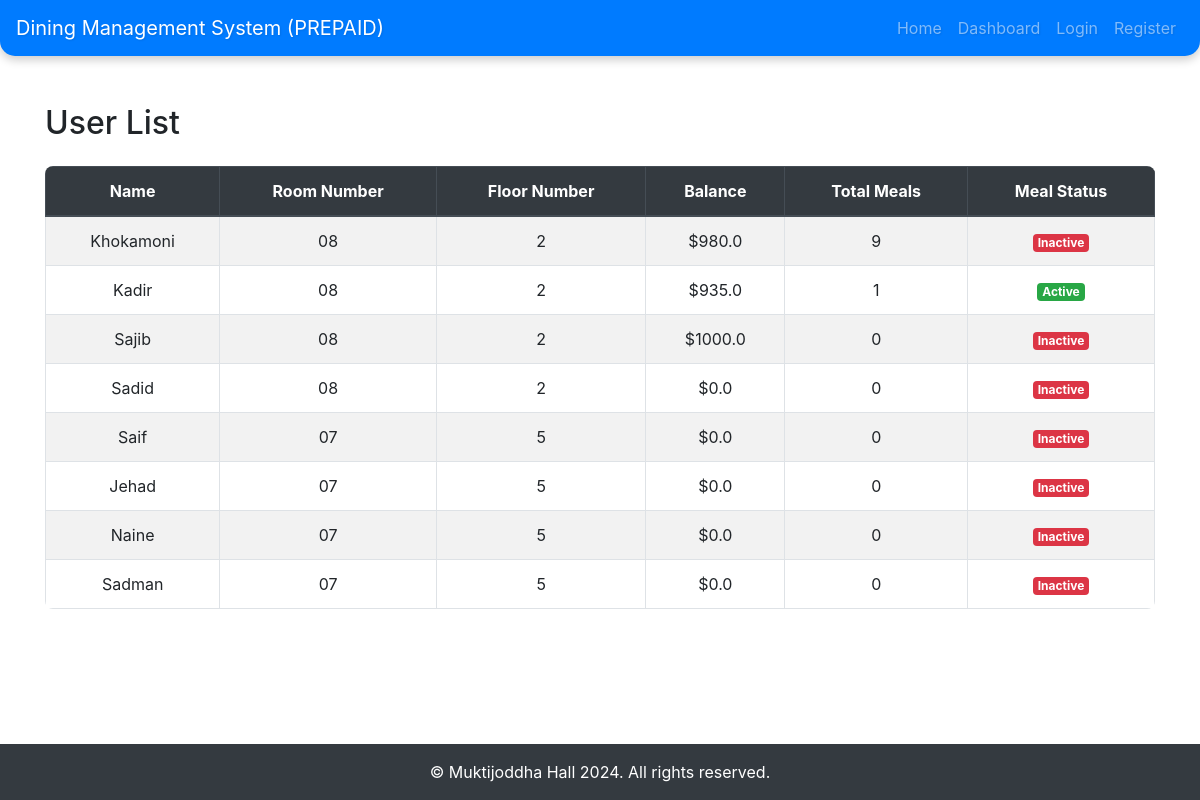
Before: / with the older database file.
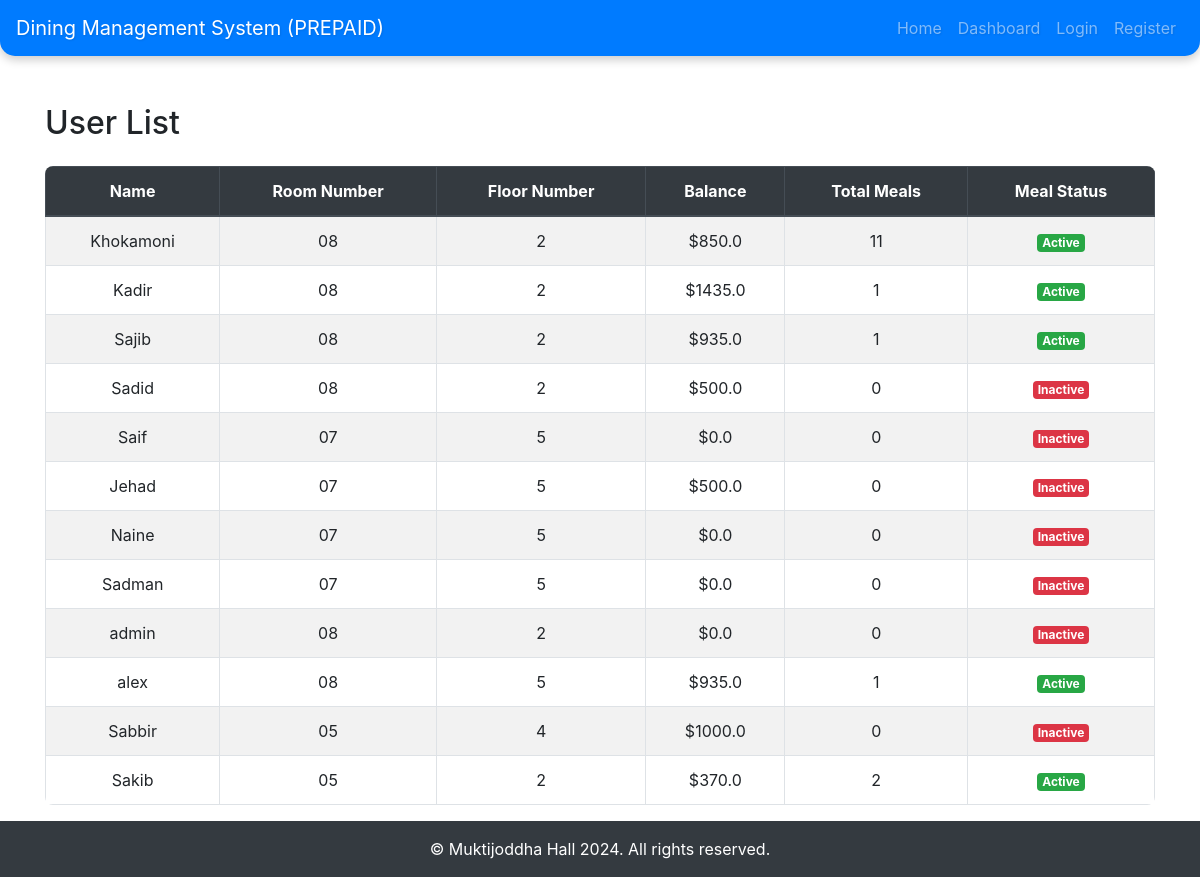
After: the same page with the newer database file.
### models.py (models this page shows, shortened)
class User(UserMixin, db.Model):
    id = db.Column(db.Integer, primary_key=True)
    name = db.Column(db.String(100), nullable=False)
    phone = db.Column(db.String(10), unique=True, nullable=False)
    room_number = db.Column(db.String(5), nullable=False)
    floor_number = db.Column(db.String(2), nullable=False)
    balance = db.Column(db.Float, default=0)
    meal_status = db.Column(db.Boolean, default=False)
    total_meals = db.Column(db.Integer, default=0)
    password = db.Column(db.String(150), nullable=False)
    is_admin = db.Column(db.Boolean, default=False)
    is_dining_manager = db.Column(db.Boolean, default=False)

### app.py (the view)
@app.route('/')
def index():
    users = User.query.all()
    return render_template('index.html', users=users)

### templates/index.html
{% extends 'base.html' %}
{% block content %}
<div class="container mt-5">
    <h2 class="mb-4">User List</h2>
    <div class="table-responsive">
        <table class="table table-striped table-bordered">
            <thead class="thead-dark">
                <tr>
                    <th>Name</th>
                    <th>Room Number</th>
                    <th>Floor Number</th>
                    <th>Balance</th>
                    <th>Total Meals</th>
                    <th>Meal Status</th>
                </tr>
            </thead>
            <tbody>
                {% for user in users %}
                <tr>
                    <td>{{ user.name }}</td>
                    <td>{{ user.room_number }}</td>
                    <td>{{ user.floor_number }}</td>
                    <td>${{ user.balance }}</td>
                    <td>{{ user.total_meals }}</td>
                    <td>
                        <span class="badge badge-{{ 'success' if user.meal_status else 'danger' }}">
                            {{ 'Active' if user.meal_status else 'Inactive' }}
                        </span>
                    </td>
                </tr>
                {% endfor %}
            </tbody>
        </table>
    </div>
</div>
{% endblock %}

### templates/base.html (shortened to what this page needs)
<!DOCTYPE html>
<html lang="en">
<head>
    <link href="{{ url_for('static', filename='styles.css') }}" rel="stylesheet">
    <link href="https://maxcdn.bootstrapcdn.com/bootstrap/4.5.2/css/bootstrap.min.css" rel="stylesheet">
</head>
<body>
    <header>
        <nav class="navbar navbar-expand-lg navbar-dark bg-primary">
            <a class="navbar-brand" href="{{ url_for('index') }}">Dining Management System (PREPAID)</a>
            <div class="collapse navbar-collapse" id="navbarNav">
                <ul class="navbar-nav ml-auto">
                    <li class="nav-item">
                        <a class="nav-link" href="{{ url_for('index') }}">Home</a>
                    </li>
                    <li class="nav-item">
                        <a class="nav-link" href="{{ url_for('dashboard') }}">Dashboard</a>
                    </li>
                    {% if current_user.is_authenticated %}
                        {% if current_user.is_admin or current_user.is_dining_manager %}
                            <li class="nav-item">
                                <a class="nav-link" href="{{ url_for('admin_recharge') }}">Recharge</a>
                            </li>
                        {% endif %}
                        {% if current_user.is_admin %}
                            <li class="nav-item">
                                <a class="nav-link" href="{{ url_for('select_dining_manager') }}">Select Dining Manager</a>
                            </li>
                        {% endif %}
                        <li class="nav-item">
                            <a class="nav-link" href="{{ url_for('logout') }}">Logout</a>
                        </li>
                    {% else %}
                        <li class="nav-item">
                            <a class="nav-link" href="{{ url_for('login') }}">Login</a>
                        </li>
                        <li class="nav-item">
                            <a class="nav-link" href="{{ url_for('register') }}">Register</a>
                        </li>
                    {% endif %}
                </ul>
            </div>
        </nav>
    </header>
    <main>
        {% block content %}{% endblock %}
    </main>
    <footer class="bg-dark text-white text-center py-3 mt-auto">
        <div class="container">
            <p class="mb-0">&copy; Muktijoddha Hall 2024. All rights reserved.</p>
        </div>
    </footer>
</body>
</html>

### static/styles.css (style rules this page uses)
.navbar { border-radius: 0 0 15px 15px; box-shadow: 0 4px 10px rgba(0, 0, 0, 0.2); padding: 10px 20px; }
.navbar-brand, .nav-link { text-shadow: 1px 1px 2px rgba(0, 0, 0, 0.1); }
.navbar-nav .nav-link { border-radius: 10px; transition: background-color 0.3s, box-shadow 0.3s; }
body { font-family: Arial, sans-serif; display: flex; flex-direction: column; min-height: 100vh; }
.container { max-width: 1200px; margin: auto; }
.table { border-radius: 0.5rem; overflow: hidden; }
.table thead th { background-color: #343a40; color: #fff; text-align: center; }
.table tbody tr:nth-child(odd) { background-color: #f8f9fa; }
.table td, .table th { text-align: center; vertical-align: middle; }
.table .badge-success { background-color: #28a745; color: #fff; }
.table .badge-danger { background-color: #dc3545; color: #fff; }
footer { margin-top: auto; }

Changed rows visible on the page:
changed User "Khokamoni": balance "980.0" → "850.0"; total_meals "9" → "11"; meal_status "Inactive" → "Active"
changed User "Kadir": balance "935.0" → "1435.0"
changed User "Sajib": balance "1000.0" → "935.0"; total_meals "0" → "1"; meal_status "Inactive" → "Active"
changed User "Sadid": balance "0.0" → "500.0"
changed User "Jehad": balance "0.0" → "500.0"
added User: name "admin", room_number "08", floor_number "2", balance "0.0", total_meals "0", meal_status "Inactive"
added User: name "alex", room_number "08", floor_number "5", balance "935.0", total_meals "1", meal_status "Active"
added User: name "Sabbir", room_number "05", floor_number "4", balance "1000.0", total_meals "0", meal_status "Inactive"
added User: name "Sakib", room_number "05", floor_number "2", balance "370.0", total_meals "2", meal_status "Active"
